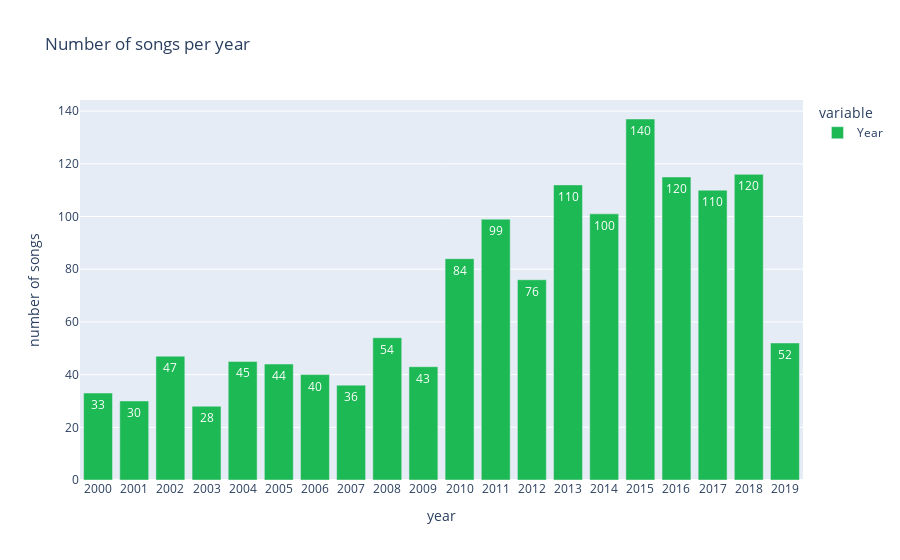

Write notebook code for a chart like this one.
### Markdown cell above
## 資料EDA

### Code cell
songs_per_years = data['Year'].value_counts().sort_index()

iplot(px.bar(songs_per_years, 
       title='Number of songs per year', 
       text_auto='.2s',
       labels=dict(index='year',value='number of songs'),
       color_discrete_sequence=['#1DB954']
      ).update_xaxes(type='category'))

### Figure 1 — Plotly figure (JSON) as saved in the notebook; plotly's stock layout.template omitted (floating-point values rounded to 4 significant figures)
{"data": [{"alignmentgroup": "True", "hovertemplate": "variable=Year<br>year=%{x}<br>number of songs=%{y}<extra></extra>", "legendgroup": "Year", "marker": {"color": "#1DB954", "pattern": {"shape": ""}}, "name": "Year", "offsetgroup": "Year", "orientation": "v", "showlegend": true, "textposition": "auto", "texttemplate": "%{y:.2s}", "type": "bar", "x": [2000, 2001, 2002, 2003, 2004, 2005, 2006, 2007, 2008, 2009, 2010, 2011, 2012, 2013, 2014, 2015, 2016, 2017, 2018, 2019], "xaxis": "x", "y": [33, 30, 47, 28, 45, 44, 40, 36, 54, 43, 84, 99, 76, 112, 101, 137, 115, 110, 116, 52], "yaxis": "y"}], "layout": {"barmode": "relative", "legend": {"title": {"text": "variable"}, "tracegroupgap": 0}, "title": {"text": "Number of songs per year"}, "xaxis": {"anchor": "y", "domain": [0, 1], "title": {"text": "year"}, "type": "category"}, "yaxis": {"anchor": "x", "domain": [0, 1], "title": {"text": "number of songs"}}}}
